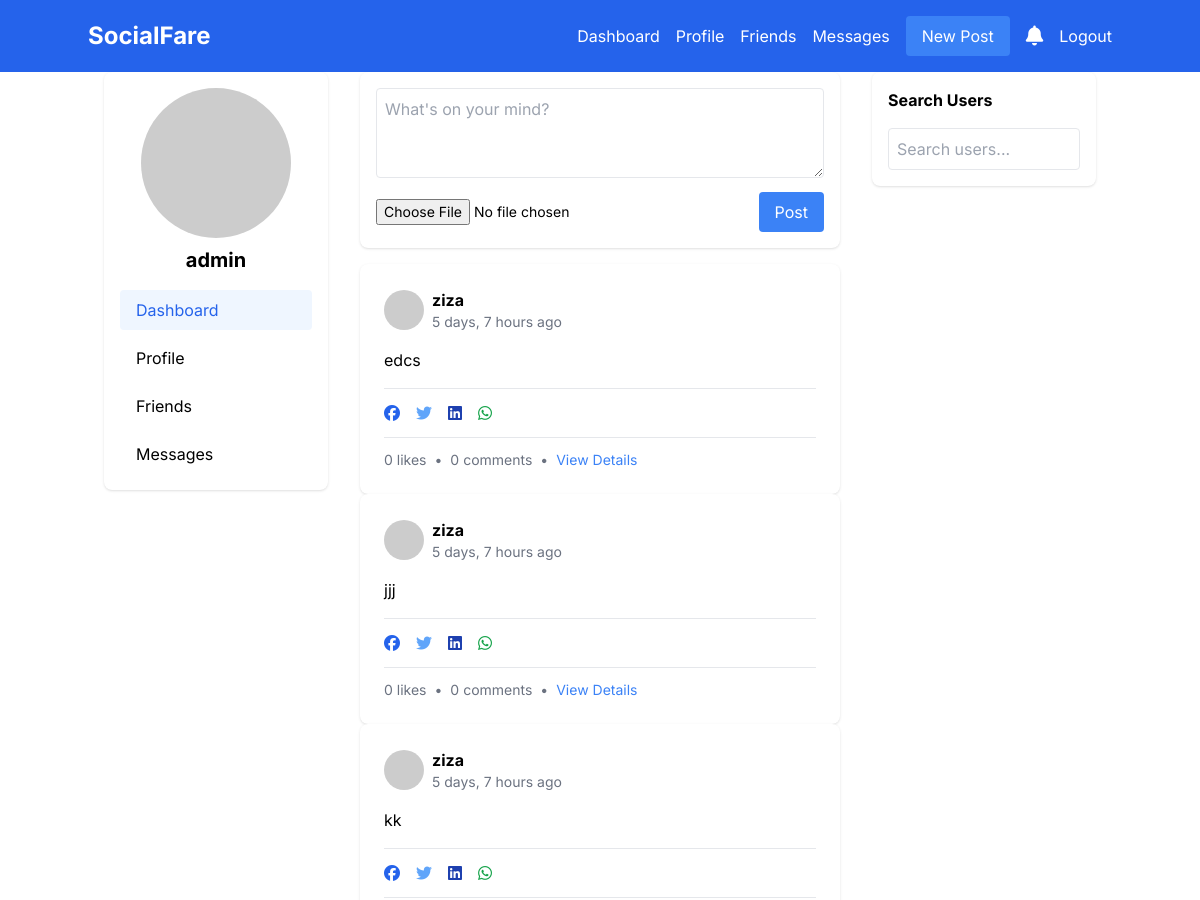
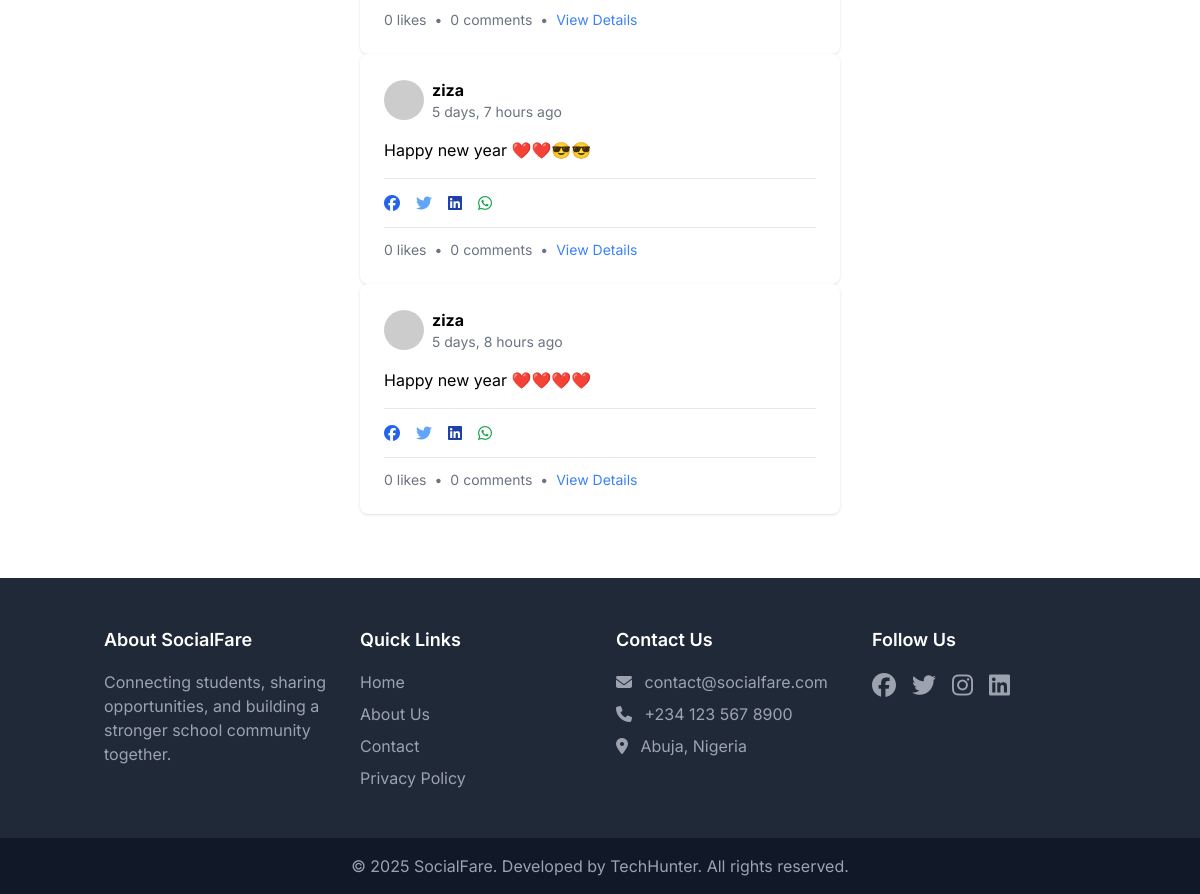
The app's page /dashboard/ (signed in), older data (2 pictures, top to bottom).
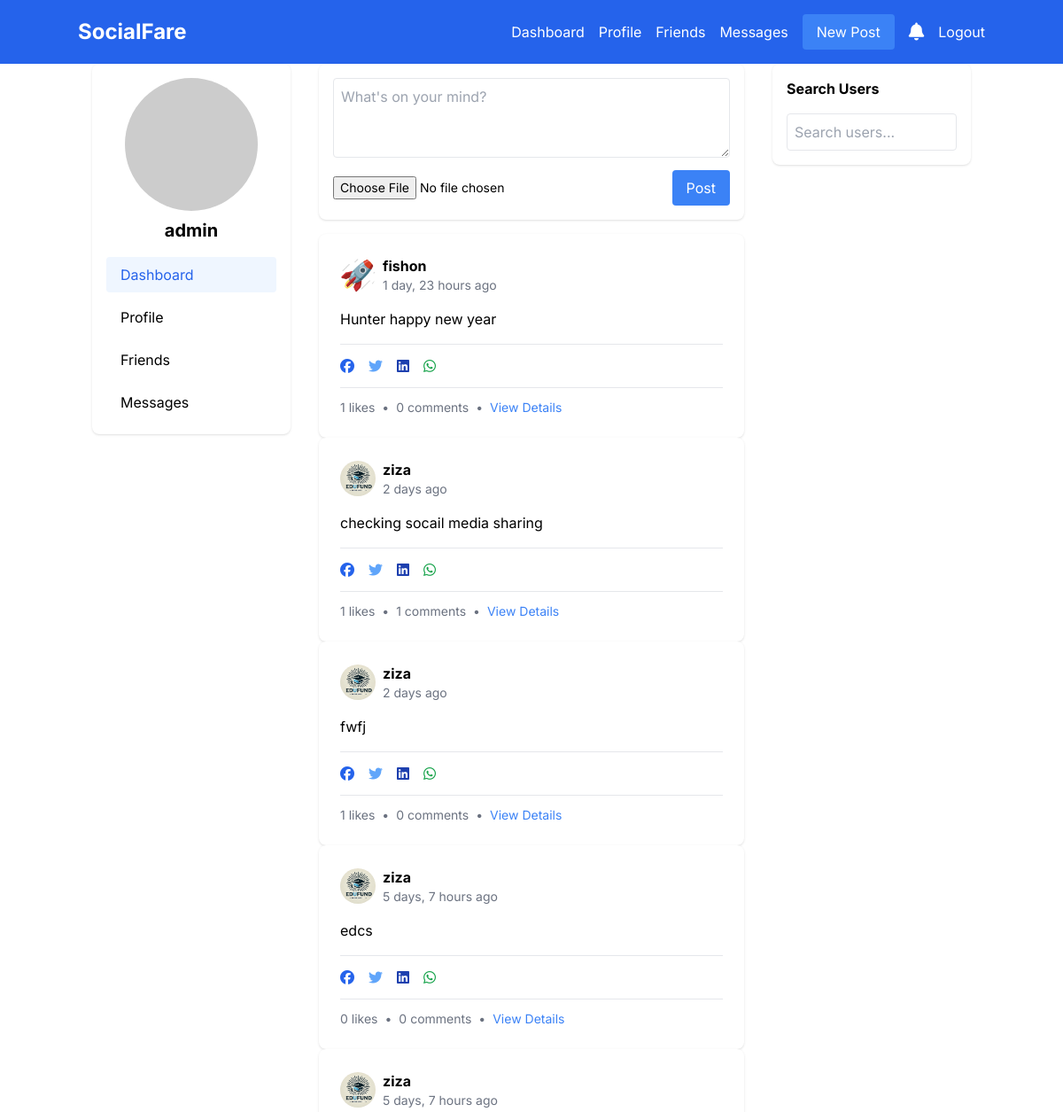
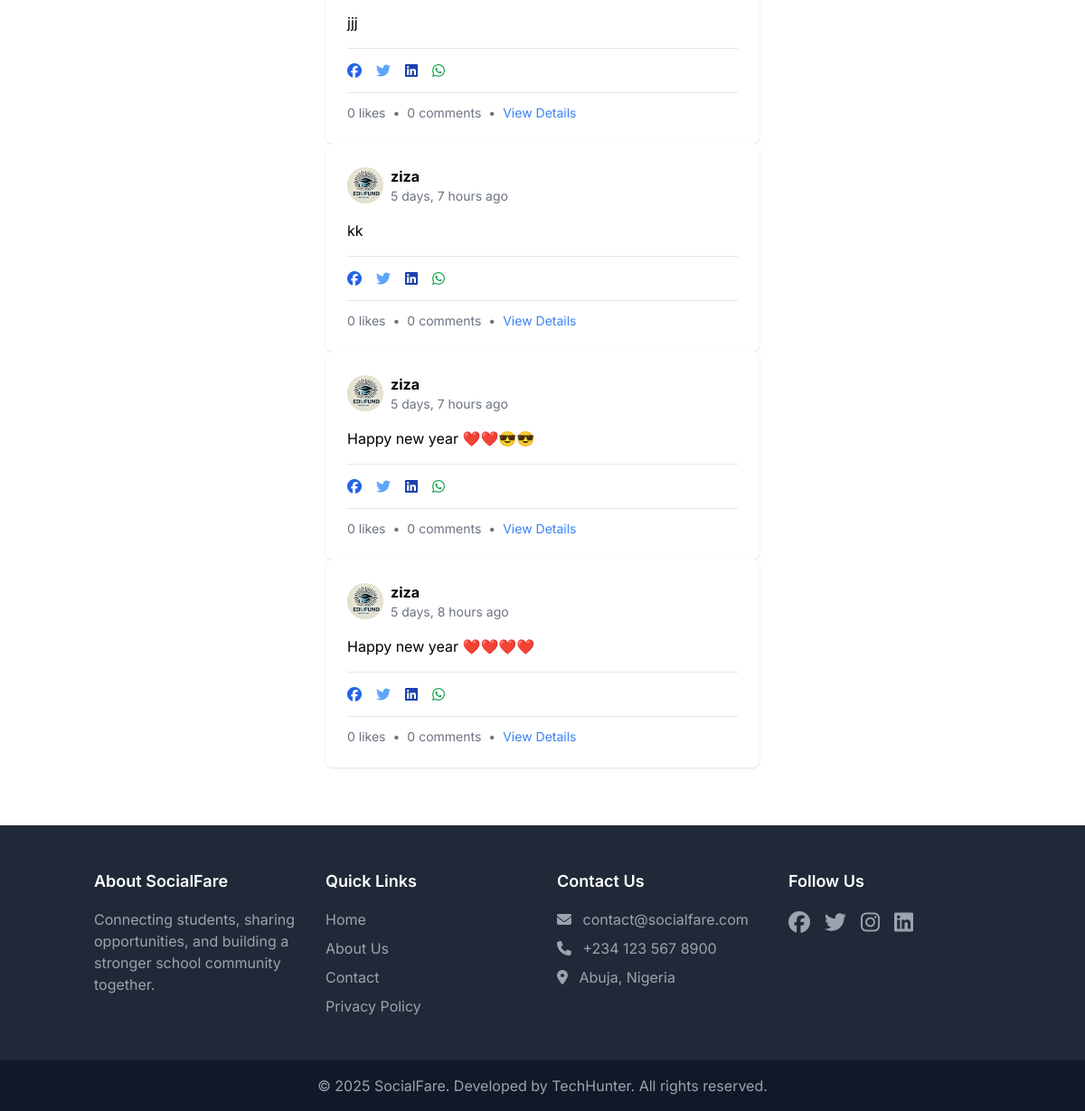
The same page, newer data (2 pictures, top to bottom).
### social/models.py (models this page shows, shortened)
class Post(models.Model):
    author = models.ForeignKey(User, on_delete=models.CASCADE)
    content = models.TextField()
    image = models.ImageField(upload_to='posts/', blank=True, null=True)
    created_at = models.DateTimeField(auto_now_add=True)
    updated_at = models.DateTimeField(auto_now=True)
    likes = models.ManyToManyField(User, related_name='liked_posts', blank=True)
    twitter_post_id = models.CharField(max_length=100, null=True, blank=True)

class Profile(models.Model):
    user = models.OneToOneField(settings.AUTH_USER_MODEL, on_delete=models.CASCADE)
    bio = models.TextField(max_length=500, blank=True)
    image = models.ImageField(upload_to='profile_pics/', null=True, blank=True)

### social/views.py (the view)
# urls.py: path('dashboard/', views.DashboardView.as_view(), name='dashboard'),
class DashboardView(LoginRequiredMixin, ListView):
    model = Post
    template_name = 'social/dashboard.html'
    context_object_name = 'posts'
    ordering = ['-created_at']

### social/templatetags/social_extras.py (called while the page is built)
@register.filter
def unread_notifications_count(user):
    return user.notifications.filter(is_read=False).count()

### social/templates/social/dashboard.html (shortened to what this page needs)
{% extends 'social/base.html' %}
{% block content %}
<div class="container mx-auto px-4">
    <div class="flex flex-wrap -mx-4">
        <div class="w-full md:w-1/4 px-4 mb-4">
            <div class="bg-white rounded-lg shadow p-4">
                <div class="text-center mb-4">
                    {% if user.profile.image %}
                        <img src="{{ user.profile.image.url }}" alt="Profile" class="rounded-full mx-auto mb-2 w-32 h-32">
                    {% else %}
                        <img src="https://via.placeholder.com/150" alt="Profile" class="rounded-full mx-auto mb-2">
                    {% endif %}
                    <h2 class="font-bold text-xl">{{ user.username }}</h2>
                </div>
                <nav class="space-y-2">
                    <a href="{% url 'social:dashboard' %}" class="block px-4 py-2 rounded bg-blue-50 text-blue-600">Dashboard</a>
                    <a href="{% url 'social:profile' %}" class="block px-4 py-2 rounded hover:bg-blue-50">Profile</a>
                    <a href="{% url 'social:friends' %}" class="block px-4 py-2 rounded hover:bg-blue-50">Friends</a>
                    <a href="{% url 'social:messages' %}" class="block px-4 py-2 rounded hover:bg-blue-50">Messages</a>
                </nav>
            </div>
        </div>
        <div class="w-full md:w-1/2 px-4 mb-4">
            <div class="bg-white rounded-lg shadow p-4 mb-4">
                <form action="{% url 'social:post_create' %}" method="post" enctype="multipart/form-data">
                    <textarea name="content"
                              class="w-full p-2 border rounded mb-2"
                              placeholder="What's on your mind?"
                              rows="3"></textarea>
                    <div class="flex justify-between items-center">
                        <input type="file" name="image" class="text-sm">
                        <button type="submit" class="bg-blue-500 text-white px-4 py-2 rounded hover:bg-blue-600">Post</button>
                    </div>
                </form>
            </div>
            {% for post in posts %}
            <div class="bg-white rounded-lg shadow p-6">
                <div class="flex items-center mb-4">
                    {% if post.author.profile.image %}
                        <img src="{{ post.author.profile.image.url }}" alt="" class="w-10 h-10 rounded-full mr-2">
                    {% else %}
                        <img src="https://via.placeholder.com/40" alt="" class="rounded-full mr-2">
                    {% endif %}
                    <div>
                        <a href="{% url 'social:profile_detail' username=post.author.username %}" class="font-bold hover:underline">
                            {{ post.author.username }}
                        </a>
                        <div class="text-gray-500 text-sm">{{ post.created_at|timesince }} ago</div>
                    </div>
                </div>
                <p class="mb-4">{{ post.content }}</p>
                <div class="border-t border-b py-3 my-3">
                    <div class="flex space-x-4">
                        <a href="https://www.facebook.com/sharer/sharer.php?u={{ request.build_absolute_uri }}{% url 'social:post_detail' pk=post.id %}"
                           target="_blank"
                           class="text-blue-600 hover:text-blue-700">
                            <i class="fab fa-facebook"></i>
                        </a>
                        <a href="https://twitter.com/intent/tweet?url={{ request.build_absolute_uri }}{% url 'social:post_detail' pk=post.id %}&text={{ post.content|truncatechars:100|urlencode }}"
                           target="_blank"
                           class="text-blue-400 hover:text-blue-500">
                            <i class="fab fa-twitter"></i>
                        </a>
                        <a href="https://www.linkedin.com/shareArticle?mini=true&url={{ request.build_absolute_uri }}{% url 'social:post_detail' pk=post.id %}"
                           target="_blank"
                           class="text-blue-800 hover:text-blue-900">
                            <i class="fab fa-linkedin"></i>
                        </a>
                        <a href="https://wa.me/?text={{ post.content|truncatechars:100|urlencode }}%20{{ request.build_absolute_uri|urlencode }}{% url 'social:post_detail' pk=post.id|urlencode %}"
                           target="_blank"
                           class="text-green-600 hover:text-green-700">
                            <i class="fab fa-whatsapp"></i>
                        </a>
                    </div>
                </div>
                <div class="flex items-center text-gray-500 text-sm">
                    <span>{{ post.likes.count }} likes</span>
                    <span class="mx-2">•</span>
                    <span>{{ post.comments.count }} comments</span>
                    <span class="mx-2">•</span>
                    <a href="{% url 'social:post_detail' pk=post.id %}" class="text-blue-500 hover:underline">View Details</a>
                </div>
            </div>
            {% empty %}
            <div class="bg-white rounded-lg shadow p-6 text-center text-gray-500">
                No posts yet
            </div>
            {% endfor %}
        </div>
        <div class="w-full md:w-1/4 px-4 mb-4">
            <div class="bg-white rounded-lg shadow p-4">
                <h3 class="font-bold mb-4">Search Users</h3>
                <form action="{% url 'social:search' %}" method="get">
                    <input type="text" name="q"
                           class="w-full p-2 border rounded"
                           placeholder="Search users...">
                </form>
            </div>
        </div>
    </div>
</div>
{% endblock %}

### social/templates/social/base.html (shortened to what this page needs)
{% load social_extras %}
<!DOCTYPE html>
<html class="h-full">
<head>
    <script src="https://cdn.tailwindcss.com"></script>
    <link rel="stylesheet" href="https://cdnjs.cloudflare.com/ajax/libs/font-awesome/6.5.1/css/all.min.css">
</head>
<body class="flex flex-col min-h-screen font-sans">
    <nav class="bg-blue-600 p-4 text-white">
        <div class="container mx-auto flex justify-between items-center">
            <a href="{% url 'social:home' %}" class="text-2xl font-bold">SocialFare</a>
            <div class="flex items-center space-x-4">
                {% if user.is_authenticated %}
                    <a href="{% url 'social:dashboard' %}" class="hover:text-blue-200">Dashboard</a>
                    <a href="{% url 'social:profile' %}" class="hover:text-blue-200">Profile</a>
                    <a href="{% url 'social:friends' %}" class="hover:text-blue-200">Friends</a>
                    <a href="{% url 'social:messages' %}" class="hover:text-blue-200">Messages</a>
                    <a href="{% url 'social:post_create' %}"
                       class="bg-blue-500 hover:bg-blue-700 px-4 py-2 rounded">
                        New Post
                    </a>
                    <a href="{% url 'social:notifications' %}" class="relative">
                        <i class="fas fa-bell text-xl"></i>
                    </a>
                    <form action="{% url 'logout' %}" method="post" class="inline">
                        <button type="submit" class="hover:text-blue-200">Logout</button>
                    </form>
                {% else %}
                    <a href="{% url 'login' %}" class="hover:text-blue-200">Login</a>
                    <a href="{% url 'register' %}" class="hover:text-blue-200">Register</a>
                {% endif %}
            </div>
        </div>
    </nav>
    <main class="flex-grow">
        {% block content %}
        {% endblock %}
    </main>
    <footer class="bg-gray-800 text-white mt-12">
        <div class="container mx-auto px-4 py-12">
            <div class="grid grid-cols-1 md:grid-cols-4 gap-8">
                <div>
                    <h3 class="text-lg font-semibold mb-4">About SocialFare</h3>
                    <p class="text-gray-400">
                        Connecting students, sharing opportunities, and building a stronger school community together.
                    </p>
                </div>
                <div>
                    <h3 class="text-lg font-semibold mb-4">Quick Links</h3>
                    <ul class="space-y-2 text-gray-400">
                        <li><a href="{% url 'social:landing' %}" class="hover:text-white">Home</a></li>
                        <li><a href="#" class="hover:text-white">About Us</a></li>
                        <li><a href="#" class="hover:text-white">Contact</a></li>
                        <li><a href="#" class="hover:text-white">Privacy Policy</a></li>
                    </ul>
                </div>
                <div>
                    <h3 class="text-lg font-semibold mb-4">Contact Us</h3>
                    <ul class="space-y-2 text-gray-400">
                        <li><i class="fas fa-envelope mr-2"></i> contact@socialfare.com</li>
                        <li><i class="fas fa-phone mr-2"></i> +234 123 567 8900</li>
                        <li><i class="fas fa-map-marker-alt mr-2"></i> Abuja, Nigeria</li>
                    </ul>
                </div>
                <div>
                    <h3 class="text-lg font-semibold mb-4">Follow Us</h3>
                    <div class="flex space-x-4">
                        <a href="#" class="text-gray-400 hover:text-white text-2xl">
                            <i class="fab fa-facebook"></i>
                        </a>
                        <a href="#" class="text-gray-400 hover:text-white text-2xl">
                            <i class="fab fa-twitter"></i>
                        </a>
                        <a href="#" class="text-gray-400 hover:text-white text-2xl">
                            <i class="fab fa-instagram"></i>
                        </a>
                        <a href="#" class="text-gray-400 hover:text-white text-2xl">
                            <i class="fab fa-linkedin"></i>
                        </a>
                    </div>
                </div>
            </div>
        </div>
        <div class="bg-gray-900 py-4">
            <div class="container mx-auto px-4 text-center text-gray-400">
                <p>© 2025 SocialFare. Developed by TechHunter. All rights reserved.</p>
            </div>
        </div>
    </footer>
</body>
</html>

Row changes from the older to the newer data that the page shows:
added Post: author.profile.image (picture), author.username "fishon", created_at "1 day, 23 hours", content "Hunter happy new year", likes.count "1", comments.count "0"
added Post: author.profile.image (picture), author.username "ziza", created_at "2 days", content "checking socail media sharing", likes.count "1", comments.count "1"
added Post: author.profile.image (picture), author.username "ziza", created_at "2 days", content "fwfj", likes.count "1", comments.count "0"
